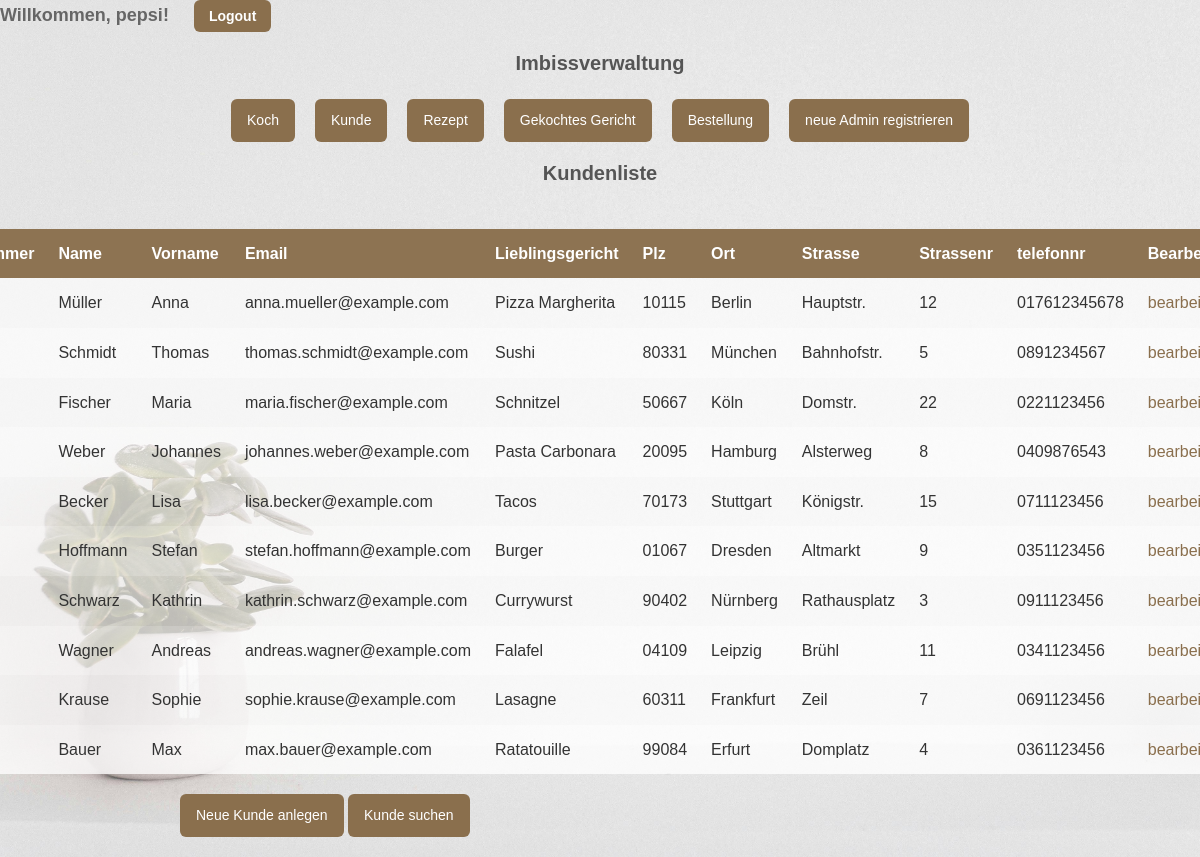
The app's page /pages/kunde.php (signed in) with its own data.
### tables this page shows
CREATE TABLE IF NOT EXISTS kunde (
    kundeid INT NOT NULL AUTO_INCREMENT,
    `name` VARCHAR(40) NOT NULL,
    vorname VARCHAR(40) DEFAULT NULL,
    email VARCHAR(40) DEFAULT NULL,
    lieblingsgericht VARCHAR(40) DEFAULT NULL,
    plz VARCHAR(5) DEFAULT NULL,
    ort VARCHAR(40) DEFAULT NULL,
    strasse VARCHAR(40) DEFAULT NULL,
    strassenr VARCHAR(10) DEFAULT NULL,
    telefonnr VARCHAR(15) DEFAULT NULL,
    PRIMARY KEY (kundeid)
);

### pages/kunde.class.php (the view, shortened to what this page needs)
<?php
class Kunde {
    private $tabelle = "kunde";
    public function lesenAlleDaten() {
        $sql = "SELECT kundeid,
                      `name`,
                      vorname,
                      email,
                      lieblingsgericht,
                      plz,
                      ort,
                      strasse,
                      strassenr,
                      telefonnr
                      FROM " . $this->tabelle .
                      " ORDER BY kundeid";
        $this->baueKundeTabelle($sql);
    }
    private function baueKundeTabelle($sql, $params = [], $types = "") {
        require("../config/db.inc.php");
        if ($stmt = $mysqli->prepare($sql)) {
            $stmt->execute();
            $stmt->bind_result($kundeid,
                                $name,
                                $vorname,
                                $email,
                                $lieblingsgericht,
                                $plz,
                                $ort,
                                $strasse,
                                $strassenr,
                                $telefonnr);
            echo "<div class=\"table-wrapper\">";
            echo "<table id=\"zebra\">\n";
            echo "<thead>
                    <tr>
                        <th>Nummer</th><th>Name</th><th>Vorname</th><th>Email</th><th>Lieblingsgericht</th><th>Plz</th><th>Ort</th><th>Strasse</th><th>Strassenr</th><th>telefonnr</th><th>Bearbeiten</th>
                    </tr>
                  </thead>
                  <tbody>\n";
            $count = 0;
            while ($stmt -> fetch()) {
                $count ++;
                $zebratyp = "ungerade";
                echo "<tr ";
                if($count % 2 == 0) {
                    $zebratyp = "gerade";
                }
                echo "class=\"" .$zebratyp
                ."\">\n\t<td>"
                . htmlspecialchars($kundeid)
                ."</td>\n\t<td>"
                . htmlspecialchars($name)
                ."</td>\n\t<td>"
                . htmlspecialchars($vorname)
                ."</td>\n\t<td>"
                . htmlspecialchars($email)
                ."</td>\n\t<td>"
                . htmlspecialchars($lieblingsgericht)
                ."</td>\n\t<td>"
                . htmlspecialchars($plz)
                ."</td>\n\t<td>"
                . htmlspecialchars($ort)
                ."</td>\n\t<td>"
                . htmlspecialchars($strasse)
                ."</td>\n\t<td>"
                . htmlspecialchars($strassenr)
                ."</td>\n\t<td>"
                . htmlspecialchars($telefonnr)
                ."</td>\n\t<td>"
                ."<a href=\"kundebearbeiten.php?kundeid=" .htmlspecialchars($kundeid) ."\">bearbeiten</a>"
                ."</td>\n</tr>";
            }
            echo "</table>";
            echo "</div>";
        }
    }
}
?>

### assets/styles.css (style rules this page uses)
* { margin: 0; padding: 0; box-sizing: border-box; }
body { font-family: 'Arial', sans-serif; background: linear-gradient(to bottom, #f0f4f8, #dce2e8); color: #333; line-height: 1.6; background-image: url('bg/plant.jpg'); background-attachment: fixed; background-size: cover; background-position: center; }
.table-wrapper { width: 100%; overflow-x: auto; display: flex; justify-content: center; margin-top: 20px; }
table { width: 70%; border-collapse: collapse; background: rgba(255, 255, 255, 0.4); border-radius: 10px; overflow: hidden; box-shadow: 0 4px 6px rgba(0, 0, 0, 0.1); }
th, td { padding: 12px; text-align: left; }
th { background: rgba(138, 111, 77, 0.85); color: white; }
tbody tr:nth-child(even) { background: rgba(255, 255, 255, 0.4); }
tbody tr:nth-child(odd) { background: rgba(248, 248, 248, 0.3); }
#zebra, #ausgabe { width: 70%; background: rgba(255, 255, 255, 0.6); border-radius: 10px; overflow: hidden; box-shadow: 0 4px 8px rgba(0, 0, 0, 0.05); margin-top: 20px; }
#zebra thead, #ausgabe thead { background: rgba(138, 111, 77, 0.8); color: white; }
a { color: #8a6f4d; text-decoration: none; }

### records on screen
kunde: name "Müller", vorname "Anna", email "anna.mueller@example.com", lieblingsgericht "Pizza Margherita", plz "10115", ort "Berlin", strasse "Hauptstr.", strassenr "12", telefonnr "017612345678"
kunde: name "Schmidt", vorname "Thomas", email "thomas.schmidt@example.com", lieblingsgericht "Sushi", plz "80331", ort "München", strasse "Bahnhofstr.", strassenr "5", telefonnr "0891234567"
kunde: name "Fischer", vorname "Maria", email "maria.fischer@example.com", lieblingsgericht "Schnitzel", plz "50667", ort "Köln", strasse "Domstr.", strassenr "22", telefonnr "0221123456"
kunde: name "Weber", vorname "Johannes", email "johannes.weber@example.com", lieblingsgericht "Pasta Carbonara", plz "20095", ort "Hamburg", strasse "Alsterweg", strassenr "8", telefonnr "0409876543"
kunde: name "Becker", vorname "Lisa", email "lisa.becker@example.com", lieblingsgericht "Tacos", plz "70173", ort "Stuttgart", strasse "Königstr.", strassenr "15", telefonnr "0711123456"
kunde: name "Hoffmann", vorname "Stefan", email "stefan.hoffmann@example.com", lieblingsgericht "Burger", plz "01067", ort "Dresden", strasse "Altmarkt", strassenr "9", telefonnr "0351123456"
kunde: name "Schwarz", vorname "Kathrin", email "kathrin.schwarz@example.com", lieblingsgericht "Currywurst", plz "90402", ort "Nürnberg", strasse "Rathausplatz", strassenr "3", telefonnr "0911123456"
kunde: name "Wagner", vorname "Andreas", email "andreas.wagner@example.com", lieblingsgericht "Falafel", plz "04109", ort "Leipzig", strasse "Brühl", strassenr "11", telefonnr "0341123456"
kunde: name "Krause", vorname "Sophie", email "sophie.krause@example.com", lieblingsgericht "Lasagne", plz "60311", ort "Frankfurt", strasse "Zeil", strassenr "7", telefonnr "0691123456"
kunde: name "Bauer", vorname "Max", email "max.bauer@example.com", lieblingsgericht "Ratatouille", plz "99084", ort "Erfurt", strasse "Domplatz", strassenr "4", telefonnr "0361123456"

### other values on screen
$_SESSION['admin_username'] "pepsi"
